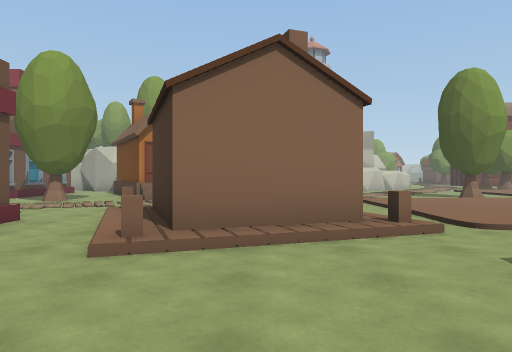
[1] (above)

24 first-person views from a walk through a 3-D level made in the Unity game engine. The camera is 1.4 m above the floor, looks level and sees 70° across. The floor is counted in squares, 2 m on a side. Each view is taken from the middle of a square. On the plan, view 1 faces up. The plan holds only what a view shows up to about 11 squares ahead; the rest is blank. The place goes on beyond the plan. The player character is not drawn.

[2]
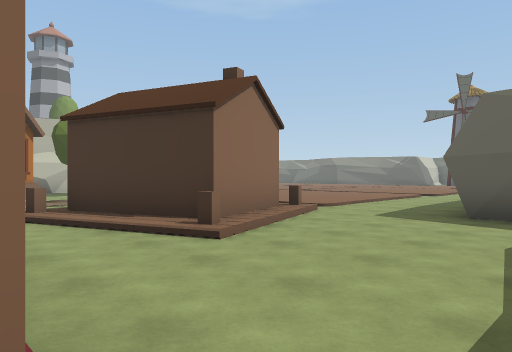

[3]
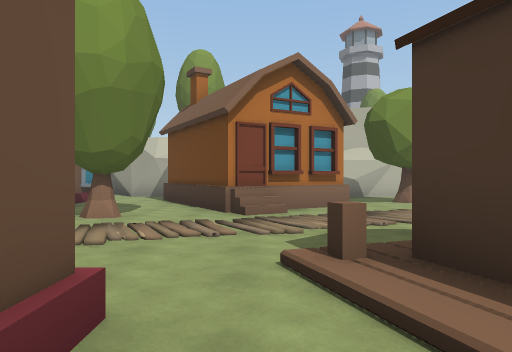

[4]
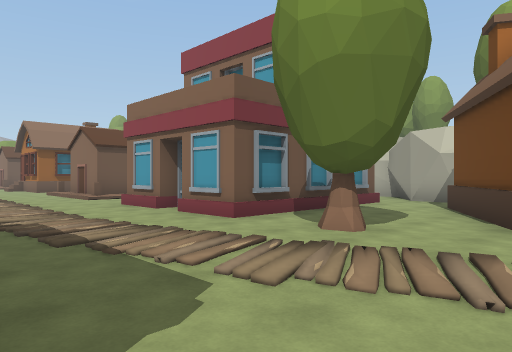

[5]
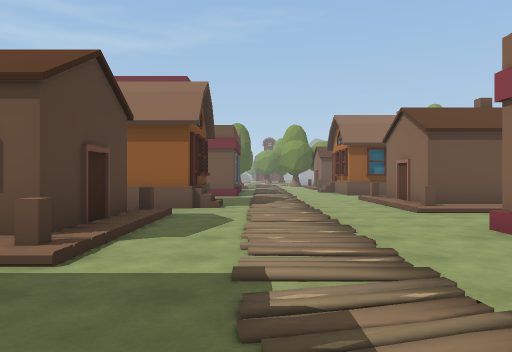

[6]
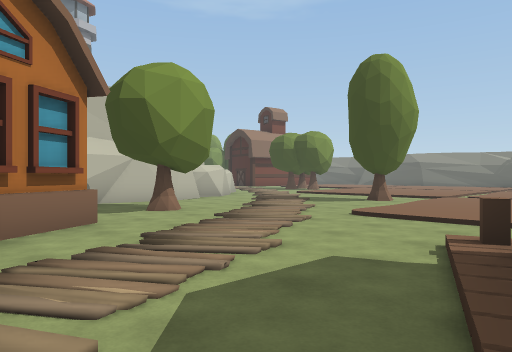

[7]
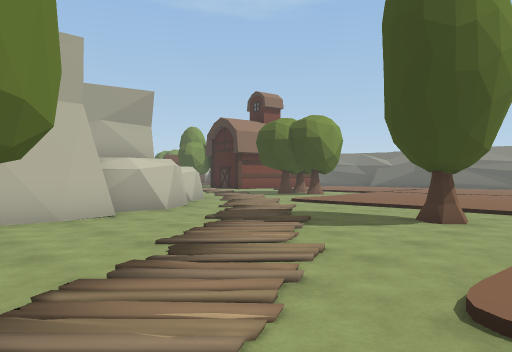

[8]
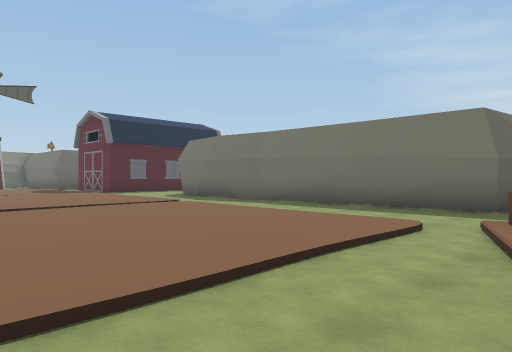

[9]
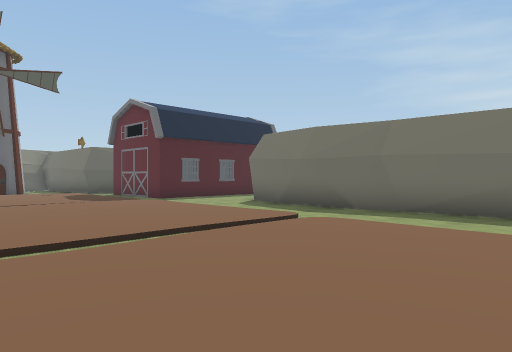

[10]
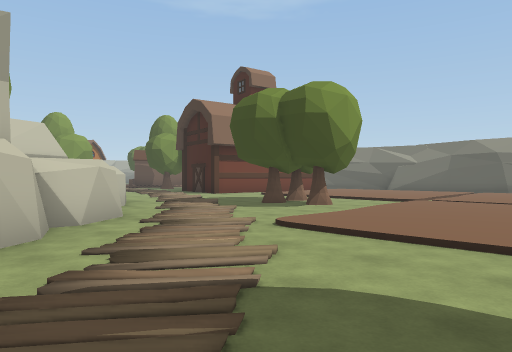

[11]
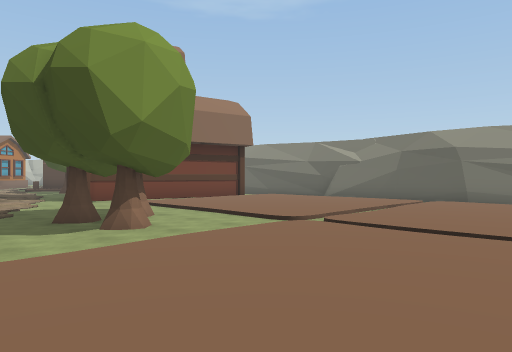

[12]
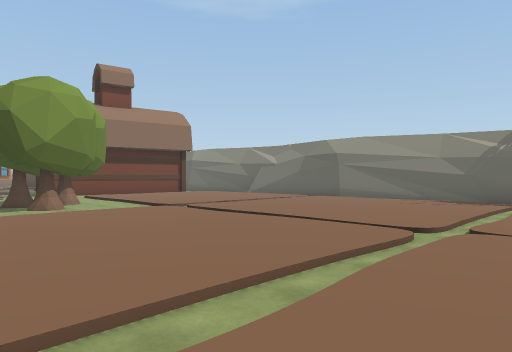

[13]
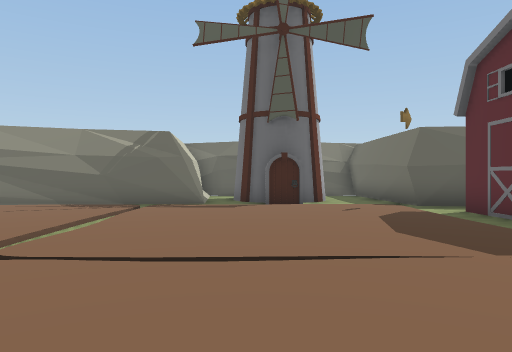

[14]
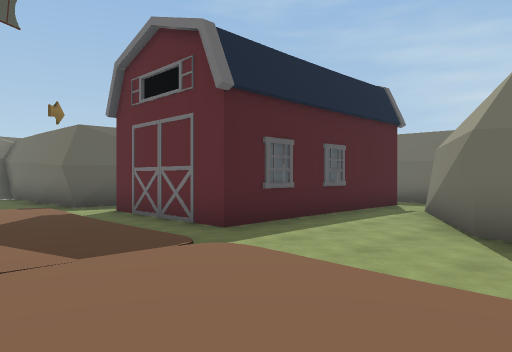

[15]
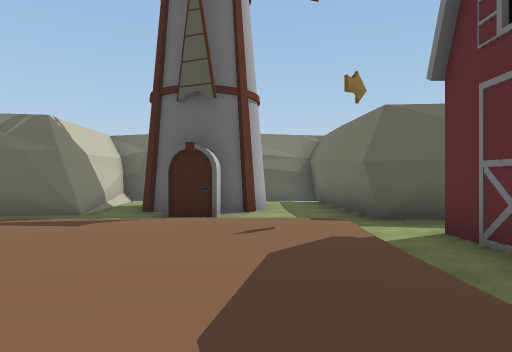

[16]
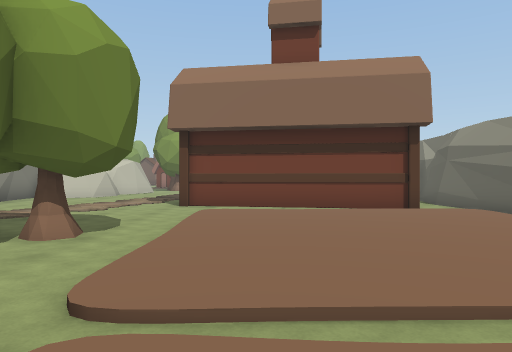

[17]
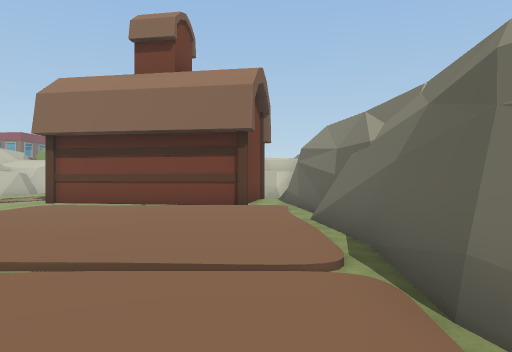

[18]
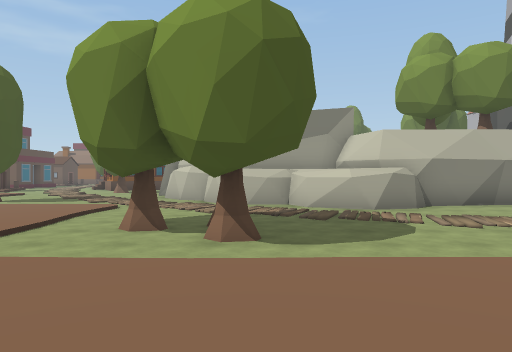

[19]
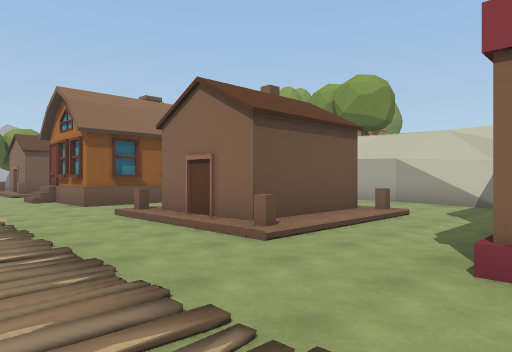

[20]
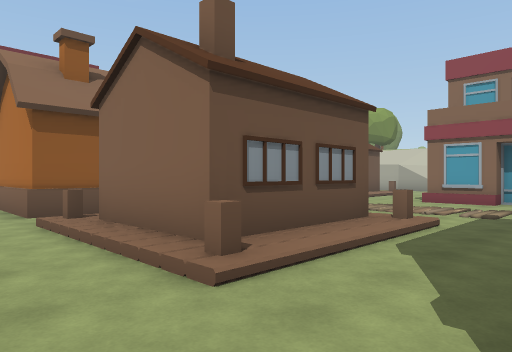

[21]
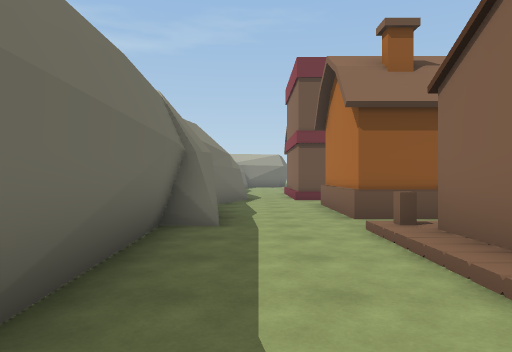

[22]
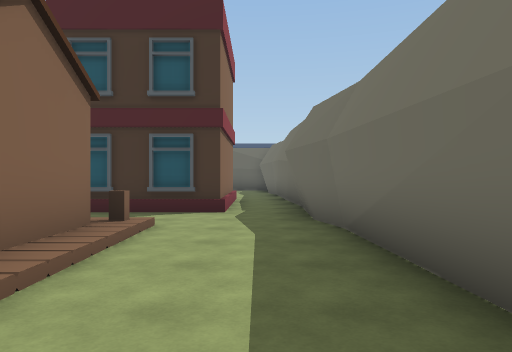

[23]
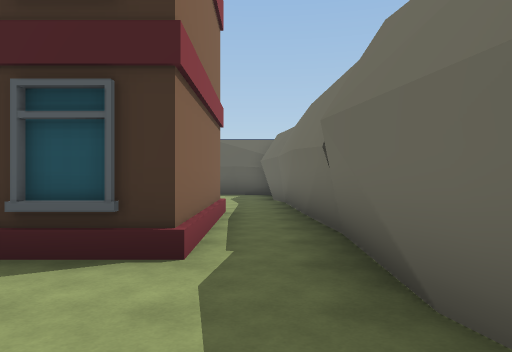

[24]
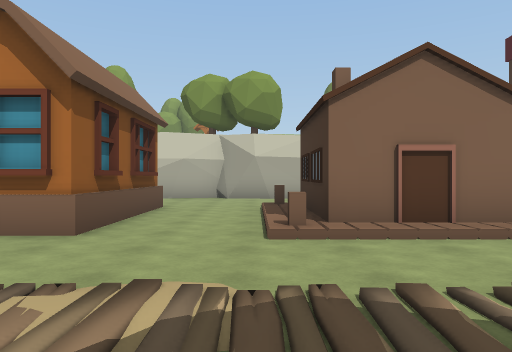

### Floor plan
Key: @ floor where view 1 was taken; # wall or solid block; . main floor; : floor 0.25 m higher than the main floor; / step, stairs or slope; = window, fence, low wall or low ledge; v drop or lower ground; O other object.
Columns run from 20 left of view 1 to 25 right of it. Each row starts with its distance up from view 1.
 27                              #
 26                              #..
 25                              #....###  ###
 24                              # .....####.#
 23                              #=....//.///##
 22                              #=..../:::::/#
 21                             ## ..../:::::.#
 20                             #...OOO/:::::/#
 19                            ##....../:::::/#
 18     ##                    # .....O./:::::/#
 17 ... .###    ###         ###../.....///////#
 16 ... ....    ...     #####..../:::::/:::::/#
 15 ...  ...    #..O     ......../:::::/:::::/#
 14 O./   O..   #..O    .O......./:::::/:::::/#
 13 O./OOO/..   #...## #........./:::::/:::::/#
 12 O./OOO/..   #...O#OO.......O./:::::/:::::/#
 11 O./OOO/.. ##O..../v..........///////////:/##
 10 ../////..O.##.O......../:::::/:/:::/::::://###
  9 ......................./:::::/:::::/:::::/....
  8 ..................../O./:::::/:::::/:::::/.#
  7  ................/ OO:./:::::/:::::/:::::/##
  6   ..OO.......O.//.OOOO//:::::/:::::::::::/.##
  5      O.OOOO.    #./OOO//:///:/:::::/:::::/....
  4      O  OO/.     ./O:/....................####
  3      O  OO/.#    ../.................OOOO##
  2 #.###O.OOO/.#    ......###########...
  1 ............#####......#         ##..
  0 ....................@             #..
 -1 ###  ################             ##.
 -2                                     .
 -3                                     .
 -4                                     ##

Positions as (right, up) in squares from view 1, and headings:
1: (0, 0), facing up
2: (-4, 0), facing up-right
3: (-3, 4), facing up
4: (-3, 6), facing up-left
5: (-7, 7), facing left
6: (-3, 7), facing up-right
7: (1, 10), facing up-right
8: (1, 10), facing down-right
9: (5, 10), facing down-right
10: (5, 13), facing up-right
11: (10, 13), facing up-right
12: (10, 9), facing up-right
13: (12, 8), facing right
14: (12, 7), facing down-right
15: (15, 6), facing right
16: (16, 15), facing up
17: (20, 14), facing up
18: (18, 20), facing left
19: (-11, 7), facing up-left
20: (-8, 0), facing up-left
21: (-9, 0), facing left
22: (-15, 0), facing right
23: (-11, 0), facing right
24: (-18, 6), facing up
